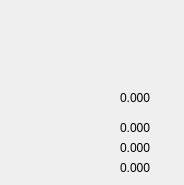
      <widget class="QWidget" name="tab_2">
       <attribute name="title">
        <string>MDI</string>
       </attribute>
       <widget class="DROLabel" name="dro_label">
        <property name="geometry">
         <rect>
          <x>120</x>
          <y>90</y>
          <width>55</width>
          <height>16</height>
         </rect>
        </property>
        <property name="text">
         <string>0.000</string>
        </property>
       </widget>
       <widget class="DROLabel" name="dro_label_2">
        <property name="geometry">
         <rect>
          <x>120</x>
          <y>120</y>
          <width>55</width>
          <height>16</height>
         </rect>
        </property>
        <property name="text">
         <string>0.000</string>
        </property>
        <property name="Qjoint_number" stdset="0">
         <number>1</number>
        </property>
       </widget>
       <widget class="DROLabel" name="dro_label_3">
        <property name="geometry">
         <rect>
          <x>120</x>
          <y>140</y>
          <width>55</width>
          <height>16</height>
         </rect>
        </property>
        <property name="text">
         <string>0.000</string>
        </property>
        <property name="Qjoint_number" stdset="0">
         <number>2</number>
        </property>
       </widget>
       <widget class="DROLabel" name="dro_label_4">
        <property name="geometry">
         <rect>
          <x>120</x>
          <y>160</y>
          <width>55</width>
          <height>16</height>
         </rect>
        </property>
        <property name="text">
         <string>0.000</string>
        </property>
        <property name="Qjoint_number" stdset="0">
         <number>3</number>
        </property>
       </widget>
      </widget>
